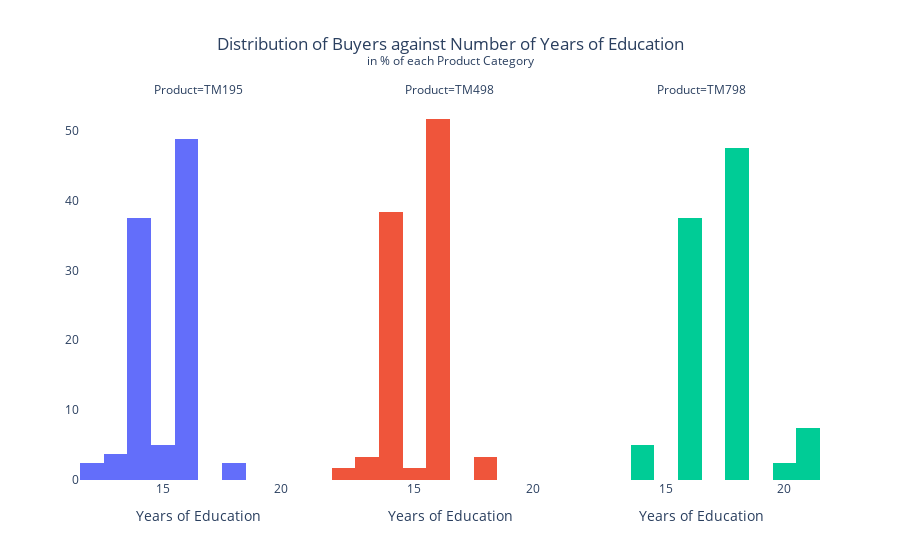

This figure's notebook cell:
### Code cell
# Distribution of Education for each Product category

title_ = 'Distribution of Buyers against Number of Years of Education<br><sup>in % of each Product Category'
labels_ = {"Education":"Years of Education"}
educ_hist = px.histogram(df, x = 'Education',
                         histnorm = 'percent',
                         facet_col = "Product",
                         color = "Product",
                         labels = labels_,
                         title = title_)
educ_hist.update_layout(title_x = 0.5, yaxis_title = None, plot_bgcolor = 'white')
educ_hist.update_layout(showlegend = False)
educ_hist.show()

### Figure 1 — Plotly figure (JSON) as saved in the notebook; plotly's stock layout.template omitted (floating-point values rounded to 4 significant figures)
{"data": [{"alignmentgroup": "True", "bingroup": "x", "histnorm": "percent", "hovertemplate": "Product=TM195<br>Years of Education=%{x}<br>percent=%{y}<extra></extra>", "legendgroup": "TM195", "marker": {"color": "#636efa", "pattern": {"shape": ""}}, "name": "TM195", "offsetgroup": "TM195", "orientation": "v", "showlegend": true, "type": "histogram", "x": [14, 15, 14, 12, 13, 14, 14, 13, 15, 15, 14, 14, 16, 14, 16, 16, 14, 16, 16, 15, 14, 16, 16, 16, 14, 13, 16, 14, 14, 14, 14, 16, 16, 16, 14, 16, 16, 16, 16, 16, 16, 14, 16, 14, 14, 16, 14, 14, 14, 16, 18, 14, 16, 14, 14, 14, 14, 14, 14, 16, 16, 16, 16, 16, 16, 18, 12, 16, 16, 14, 14, 16, 16, 16, 16, 16, 16, 16, 16, 16], "xaxis": "x", "yaxis": "y"}, {"alignmentgroup": "True", "bingroup": "x", "histnorm": "percent", "hovertemplate": "Product=TM498<br>Years of Education=%{x}<br>percent=%{y}<extra></extra>", "legendgroup": "TM498", "marker": {"color": "#EF553B", "pattern": {"shape": ""}}, "name": "TM498", "offsetgroup": "TM498", "orientation": "v", "showlegend": true, "type": "histogram", "x": [14, 14, 14, 14, 14, 16, 12, 14, 14, 16, 16, 16, 14, 16, 14, 14, 16, 14, 14, 16, 14, 14, 14, 14, 14, 16, 14, 14, 16, 16, 16, 14, 14, 14, 13, 16, 16, 18, 16, 16, 13, 16, 16, 16, 18, 16, 16, 15, 14, 16, 16, 16, 16, 16, 16, 16, 16, 16, 16, 16], "xaxis": "x2", "yaxis": "y2"}, {"alignmentgroup": "True", "bingroup": "x", "histnorm": "percent", "hovertemplate": "Product=TM798<br>Years of Education=%{x}<br>percent=%{y}<extra></extra>", "legendgroup": "TM798", "marker": {"color": "#00cc96", "pattern": {"shape": ""}}, "name": "TM798", "offsetgroup": "TM798", "orientation": "v", "showlegend": true, "type": "histogram", "x": [14, 16, 18, 16, 18, 16, 16, 18, 16, 16, 16, 16, 18, 18, 18, 18, 20, 21, 16, 16, 18, 21, 18, 18, 18, 18, 14, 16, 18, 18, 16, 18, 16, 16, 18, 21, 18, 16, 18, 18], "xaxis": "x3", "yaxis": "y3"}], "layout": {"annotations": [{"font": {}, "showarrow": false, "text": "Product=TM195", "x": 0.16, "xanchor": "center", "xref": "paper", "y": 1, "yanchor": "bottom", "yref": "paper"}, {"font": {}, "showarrow": false, "text": "Product=TM498", "x": 0.5, "xanchor": "center", "xref": "paper", "y": 1, "yanchor": "bottom", "yref": "paper"}, {"font": {}, "showarrow": false, "text": "Product=TM798", "x": 0.84, "xanchor": "center", "xref": "paper", "y": 1, "yanchor": "bottom", "yref": "paper"}], "autosize": true, "barmode": "relative", "legend": {"title": {"text": "Product"}, "tracegroupgap": 0}, "plot_bgcolor": "white", "showlegend": false, "title": {"text": "Distribution of Buyers against Number of Years of Education<br><sup>in % of each Product Category", "x": 0.5}, "xaxis": {"anchor": "y", "autorange": true, "domain": [0, 0.32], "range": [11.5, 21.5], "title": {"text": "Years of Education"}, "type": "linear"}, "xaxis2": {"anchor": "y2", "autorange": true, "domain": [0.34, 0.66], "matches": "x", "range": [11.5, 21.5], "title": {"text": "Years of Education"}, "type": "linear"}, "xaxis3": {"anchor": "y3", "autorange": true, "domain": [0.68, 1.0], "matches": "x", "range": [11.5, 21.5], "title": {"text": "Years of Education"}, "type": "linear"}, "yaxis": {"anchor": "x", "autorange": true, "domain": [0, 1], "range": [0, 54.39], "title": {}}, "yaxis2": {"anchor": "x2", "autorange": true, "domain": [0, 1], "matches": "y", "range": [0, 54.39], "showticklabels": false}, "yaxis3": {"anchor": "x3", "autorange": true, "domain": [0, 1], "matches": "y", "range": [0, 54.39], "showticklabels": false}}}
